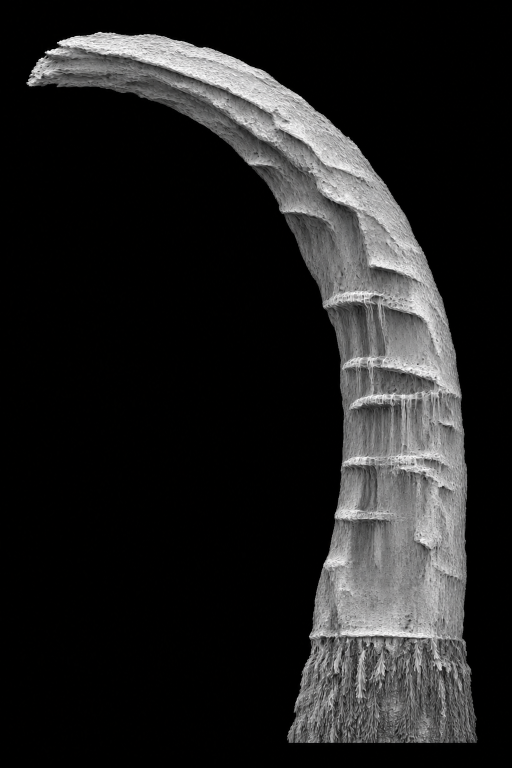
#> input picture assets-src/ribs/mat/src/blade-b-h.png, 1024 x 1536 px, given in place of blade-a.png, which was not available (shown at 1/2 size)
$ python make-sheets.py
#> lines starting #> are read from the running program, lines starting #| are printed output that depends on the picture
# Makes the land's own working pictures from the Builder's sheets under public/assets/ribs/mat. Python 3 with numpy, scipy and Pillow.
# Command: python3 assets-src/ribs/land/make-sheets.py
import numpy as np
from PIL import Image
from scipy.ndimage import gaussian_filter, map_coordinates

MAT = 'public/assets/ribs/mat/'
OUT = 'public/assets/ribs/land/'


def slopes(h, strength, size, blur=1.0):
    """Slope x, slope y and height of a grey relief, as the tiles carry them (0.5 less the rise to the right, 0.5 less the rise downward, height)."""
    h = np.asarray(Image.fromarray((h * 255).astype(np.uint8)).resize(size, Image.LANCZOS), dtype=np.float32) / 255
    # The reliefs are an evenly lit clay model more than a height field: the slopes are taken from a blurred copy.
    s = gaussian_filter(h, blur)
    h = gaussian_filter(h, 0.5 * blur)
    gx = np.gradient(s, axis=1) * strength
    gy = np.gradient(s, axis=0) * strength
    out = np.stack([0.5 - gx, 0.5 - gy, h], axis=-1)
    return Image.fromarray((np.clip(out, 0, 1) * 255 + 0.5).astype(np.uint8))


def grey(name):
#> called with name = 'blade-a.png'
    return np.asarray(Image.open(MAT + name).convert('L'), dtype=np.float32) / 255


# The fin: each row of the blade sheet drawn out to the full width between its two edges, so that it can be laid on a blade by
# (part across, part along). Its relief has the round of the whole blade taken out: only flutes, ledges and pits are left.
cover = grey('blade-a.png')
colour = np.asarray(Image.open(MAT + 'blade.jpg').convert('RGB'), dtype=np.float32) / 255
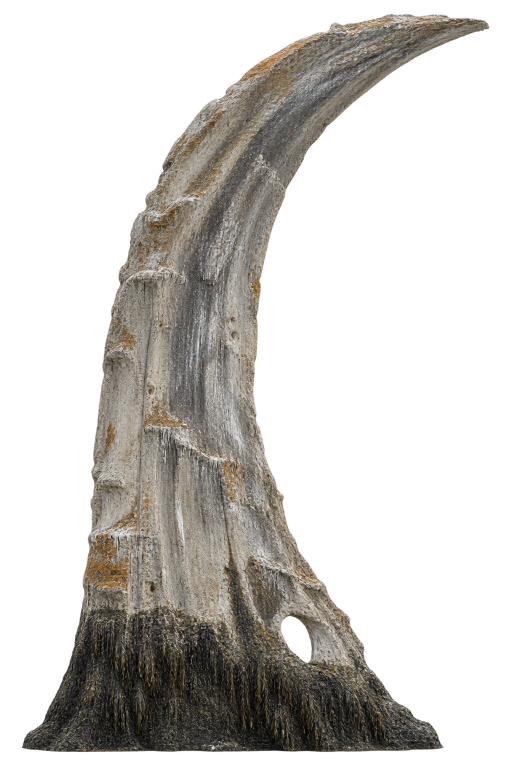
#> input picture assets-src/ribs/mat/src/blade.png, 1024 x 1536 px, given in place of blade.jpg, which was not available (shown at 1/2 size)
relief = grey('blade-h.png')
#> call 2 of grey, with name = 'blade-h.png'
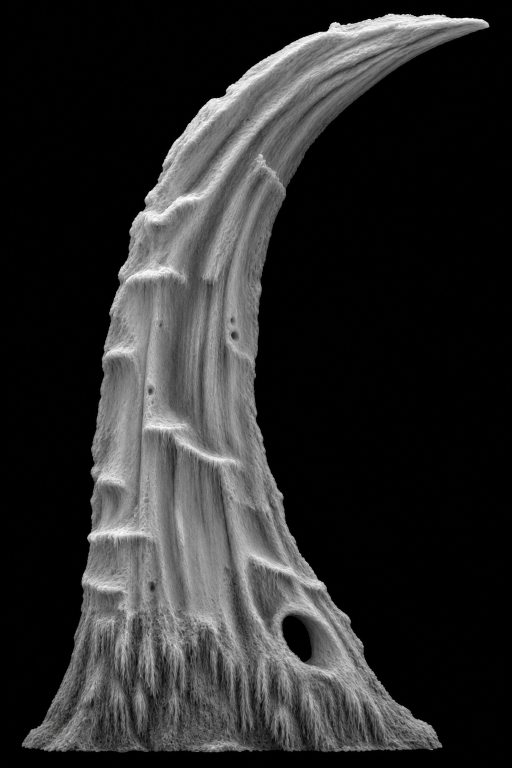
#> input picture assets-src/ribs/mat/src/blade-h.png, 1024 x 1536 px, found by its file name (shown at 1/2 size)
H, W = cover.shape
#> H = 1536; W = 1024
rows = np.where(cover.max(axis=1) > 0.5)[0]
#> rows = 1421 values from 64 to 1484
top, bottom = rows[0], rows[-1]
#> top = 64; bottom = 1484
lo = np.zeros(H)
#> lo = 1536 values from 0 to 0
hi = np.zeros(H)
#> hi = 1536 values from 0 to 0
for y in range(top, bottom + 1):
    xs = np.where(cover[y] > 0.5)[0]
    lo[y], hi[y] = xs[0] + 2, xs[-1] - 2
#> this loop made 1421 passes
#> xs on pass 1: [197, 198, 199, 200, 201, 202]
#> after the loop, hi = 1536 values, max 946 at index 1478, min 0 at index 0, mean 772.9; lo = 1536 values, max 786 at index 1042, min 0 at index 0, mean 547.4
# The tip is a few pixels wide: hold the width at eight pixels and smooth the edges along the blade.
mid = (lo + hi) / 2
#> mid = 1536 values, max 855.5 at index 1042, min 0 at index 0, mean 660.1
half = np.maximum((hi - lo) / 2, 4)
#> half = 1536 values, max 252 at index 171, min 4 at index 0, mean 113
mid[top:bottom + 1] = gaussian_filter(mid[top:bottom + 1], 3)
half[top:bottom + 1] = gaussian_filter(half[top:bottom + 1], 3)
FW, FH = 512, 1536
v = np.linspace(top + 1, bottom - 1, FH)
#> v = 1536 values from 65 to 1483
u = np.linspace(-0.97, 0.97, FW)
m = np.interp(v, np.arange(H), mid)
#> m = 1536 values, max 820.4 at index 631, min 214.9 at index 0, mean 713.9
hw = np.interp(v, np.arange(H), half)
#> hw = 1536 values, max 247.1 at index 107, min 23.45 at index 0, mean 121.9
xx = m[:, None] + hw[:, None] * u[None, :]
yy = np.repeat(v[:, None], FW, axis=1)
fin = np.stack([map_coordinates(colour[..., c], [yy, xx], order=1, mode='nearest') for c in range(3)], axis=-1)
# The sheet came lit from one side: above the weed the broad light is taken out (the film's own sun lights the blade), the stains are kept.
lum = fin.mean(axis=-1)
broad = gaussian_filter(lum, (90, 110))
above = np.clip((0.8 - np.linspace(0, 1, FH)) / 0.06, 0, 1)[:, None]
gain = 1 + above * (np.clip(0.56 / np.maximum(broad, 0.05), 0.7, 1.8) - 1)
fin = fin * gain[..., None]
# The fin sheet is retired (the blades are drawn from land/tusk.jpg): it is worked out as before and no longer written.
fr = map_coordinates(relief, [yy, xx], order=1, mode='nearest')
fr = fr - gaussian_filter(fr, (60, 90)) + 0.5
fr = np.clip(0.5 + (fr - 0.5) * 2.2, 0, 1)
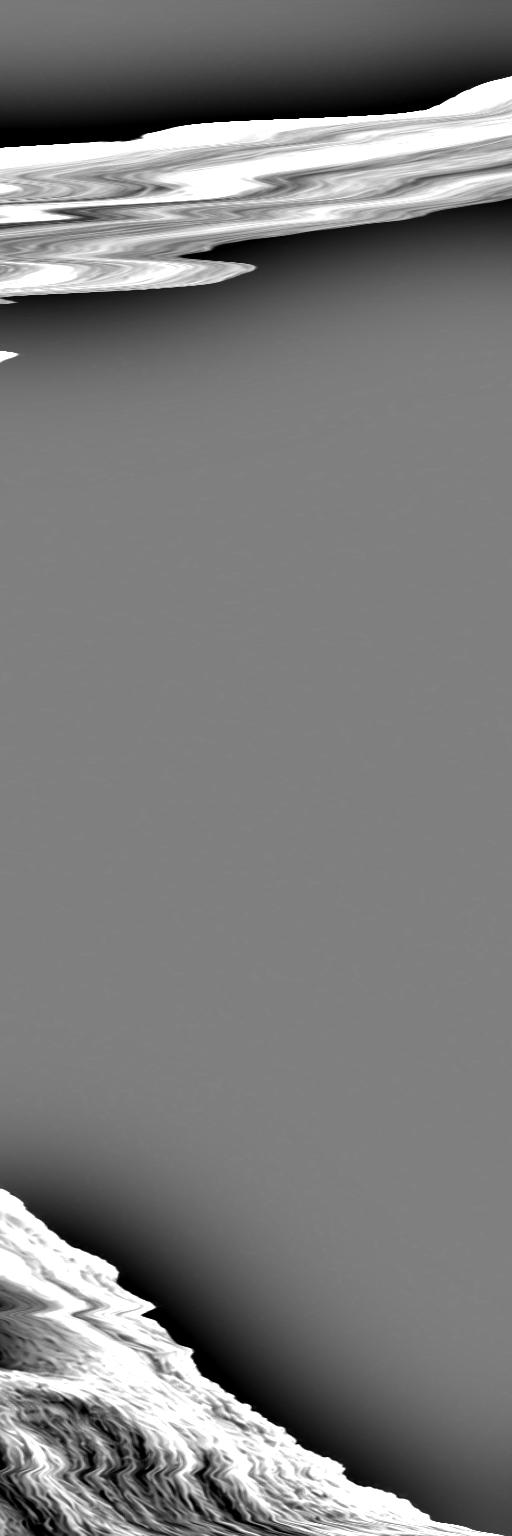
#> fr: shape (1536, 512) float32; min 0, max 1, mean 0.487
print('fin', top, bottom, 'weed line at', 'see picture')
#| fin 64 1484 weed line at see picture

# The plates: slope and height from the Builder's relief.
slopes(grey('plate-h.png'), 5.0, (1280, 720), 1.6).save(OUT + 'plate-nh.png')
#> call 3 of grey, with name = 'plate-h.png'
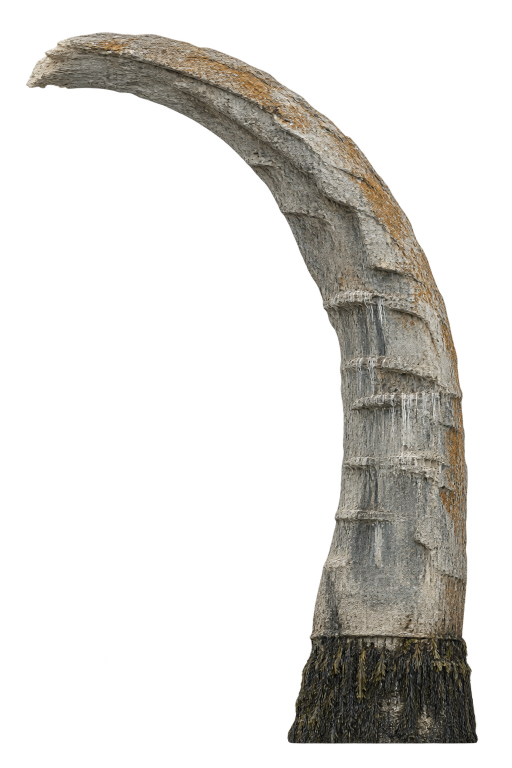
#> input picture assets-src/ribs/mat/src/blade-b.png, 1024 x 1536 px, given in place of plate-h.png, which was not available (shown at 1/2 size)
slopes(grey('wall-h.png'), 5.0, (1024, 1024), 1.6).save(OUT + 'wall-nh.png')
#> call 2 of slopes, with strength = 5, size = (1024, 1024), blur = 1.6
#> in slopes (call 2), `h = np.asarray(Image.fromarray((h * 255).astype(np.uint8)).resize(size..`:
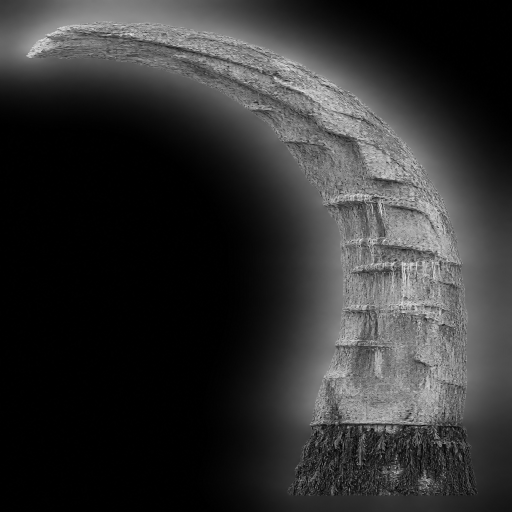
#> h: shape (1024, 1024) float32 (shown at 1/2 size); min 0, max 0.996, mean 0.193
#> in slopes (call 2), `gy = np.gradient(s, axis=0) * strength`:
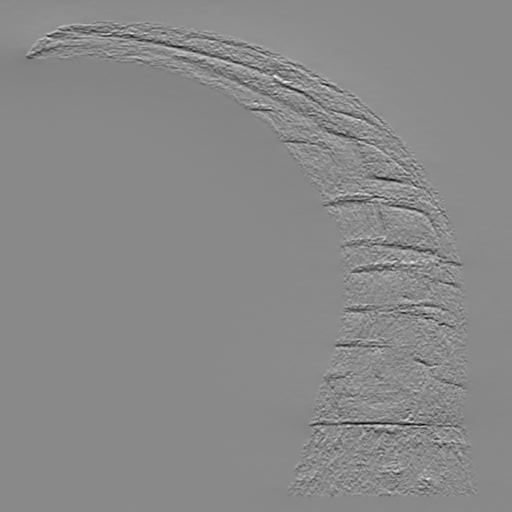
#> gy: shape (1024, 1024) float32 (shown at 1/2 size); min -0.571, max 0.488, mean -0.000617; drawn with min black and max white
#> in slopes (call 2), `out = np.stack([0.5 - gx, 0.5 - gy, h], axis=-1)`:
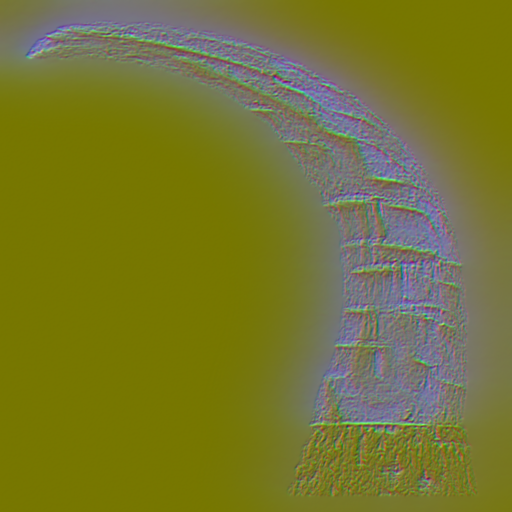
#> out: shape (1024, 1024, 3) float32 (shown at 1/2 size); mean of channels 0, 1, 2 0.5, 0.501, 0.193; drawn with min black and max white
#> (the run stopped early here; a loop or call above may not have finished)
